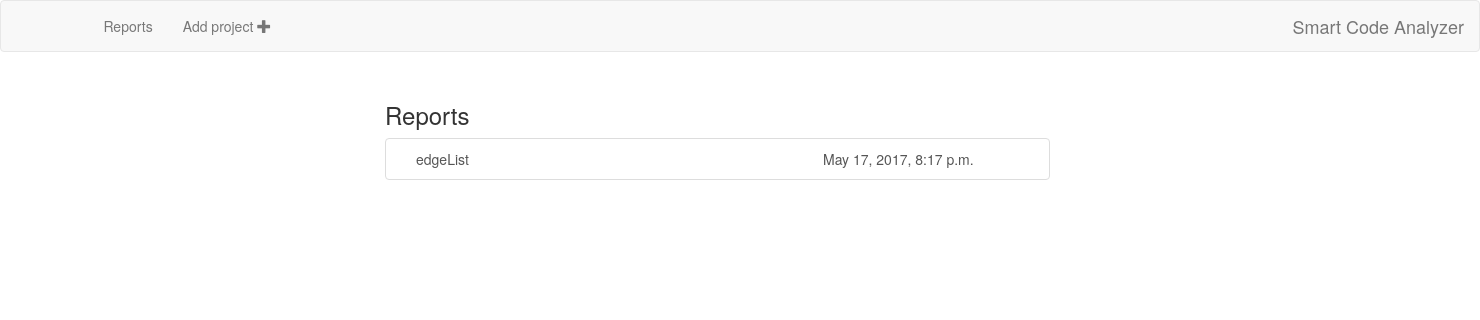
Before: /analyzer/ with the older database file.
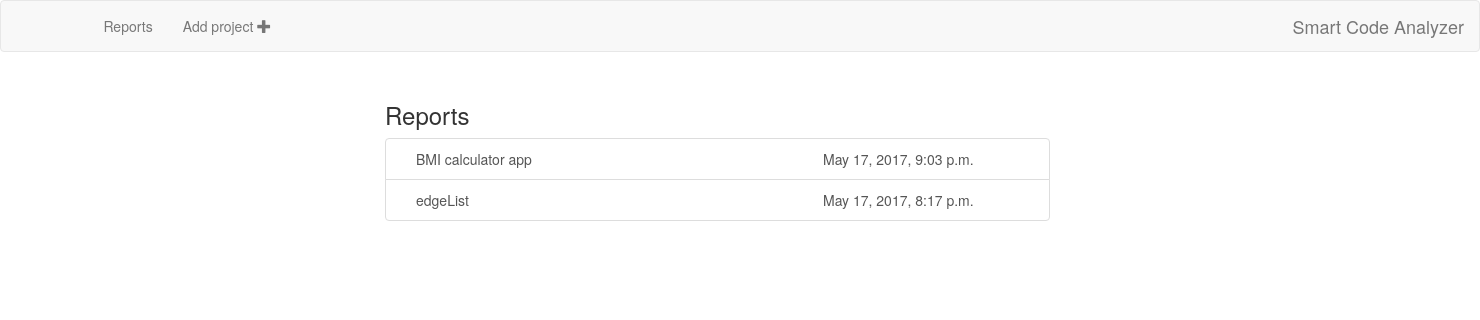
After: the same page with the newer database file.
### analyzer/models.py (models this page shows, shortened)
class Report(models.Model):
    name = models.CharField(max_length=200)
    date = models.DateTimeField(default=timezone.now)
    file = models.FileField(upload_to='reports/')

### analyzer/views.py (the view)
def reports(request):
    reports_list = Report.objects.order_by('-date')
    context = {'reports_list': reports_list}
    return render(request, 'analyzer/reports.html', context)

### templates/analyzer/reports.html
{% extends 'analyzer/base.html' %}
{% block content %}
<div class="container" id="reports">
    <h3>Reports</h3>
    {% if reports_list %}
    <div class="list-group">
        {% for report in reports_list %}
        <a href="{{ report.file }}" target="_blank" class="list-group-item col-sm-7"><span class="col-sm-8">{{ report.name }}</span><span>{{ report.date }}</span></a>
        {% endfor %}
    </div>
    {% else %}
        <p>There are no reports.</p>
        <a href="{% url 'analyzer:upload' %}" >Add some project</a>
    {% endif %}
</div>
{% endblock %}

Changed rows visible on the page:
added Report: name "BMI calculator app", date "May 17, 2017, 9:03 p.m."
